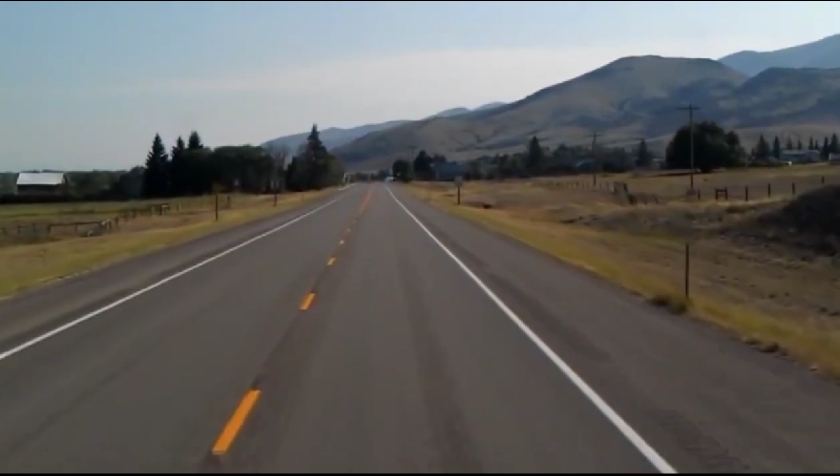
#> input picture self_driving/lane1.png, 1679 x 951 px (shown at 1/2 size)
$ python lane.py
#> lines starting #> are read from the running program, lines starting #| are printed output that depends on the picture; after the words box and inside, x2 and y2 are one past the last pixel; in counts of white or black regions, pixels touching at a corner belong together
#> further down, image is the input picture: shape (951, 1679, 3); mean B, G, R 97.3, 99.7, 100.9
import cv2
import numpy as np

def canny(image):
    gray = cv2.cvtColor(image, cv2.COLOR_RGB2GRAY)
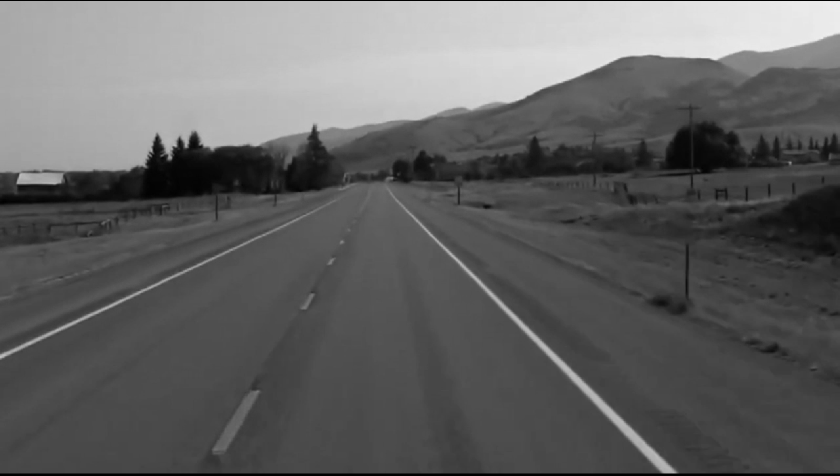
#> gray: shape (951, 1679) (shown at 1/2 size); min 0, max 240, mean 99.1
    blur = cv2.GaussianBlur(gray, (5, 5), 0)
    canny = cv2.Canny(blur, 50, 120)
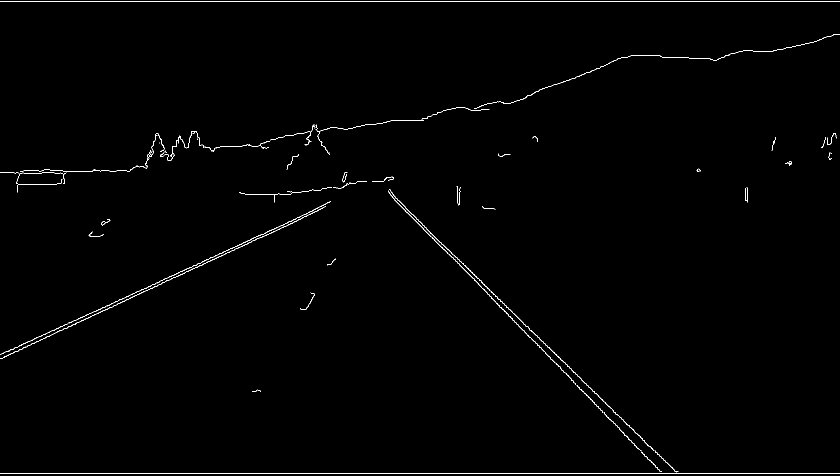
#> canny: shape (951, 1679) (shown at 1/2 size); 0.69% white in thin lines or dots
    return canny

def display_line(image, lines):
    line_image = np.zeros_like(image)
    if lines is not None:
        for line in lines:
            x1, y1, x2, y2= line.reshape(4)
            cv2.line(line_image, (x1, y1), (x2, y2), (255, 0, 0), 10)
    return line_image

def region_of_interest(image):
    height = image.shape[0]
#> height = 951

    # Define polygon as a numpy array with explicit int32 data type
    # Make sure it's a 3D array: [number of polygons][number of points][x,y]
    polygons = np.array([
        [[200, height], [2000, height], [550, 250]]
    ], dtype=np.int32)
#> polygons = [[200, 951], [2000, 951], [550, 250]]

    # Create a mask with same dimensions as input image
    mask = np.zeros_like(image)

    # Fill the polygon with white (255)
    # For grayscale, we need a single channel mask
    if len(image.shape) > 2:
        # Color image
        cv2.fillPoly(mask, polygons, (255, 255, 255))
    else:
        # Grayscale image
        cv2.fillPoly(mask, polygons, 255)
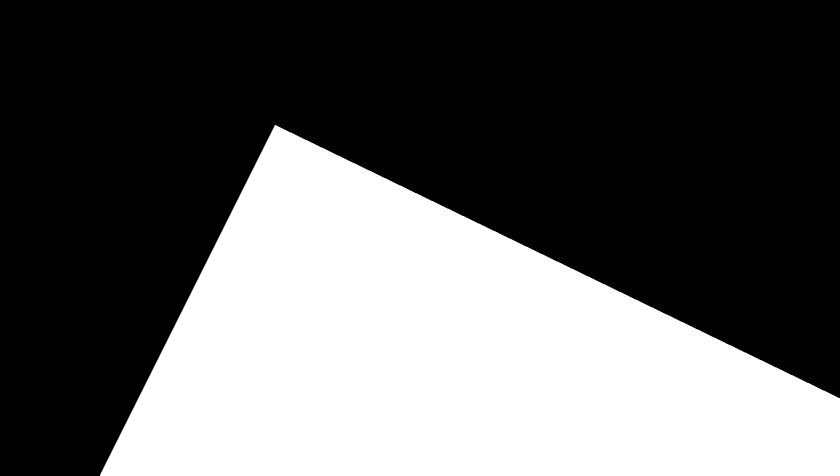
#> mask: shape (951, 1679) (shown at 1/2 size); 38% white; 1 white region, box (x1, y1, x2, y2) and area: (200, 250, 1679, 951) 606065

    # Apply the mask to the original image
    masked_image = cv2.bitwise_and(image, mask)
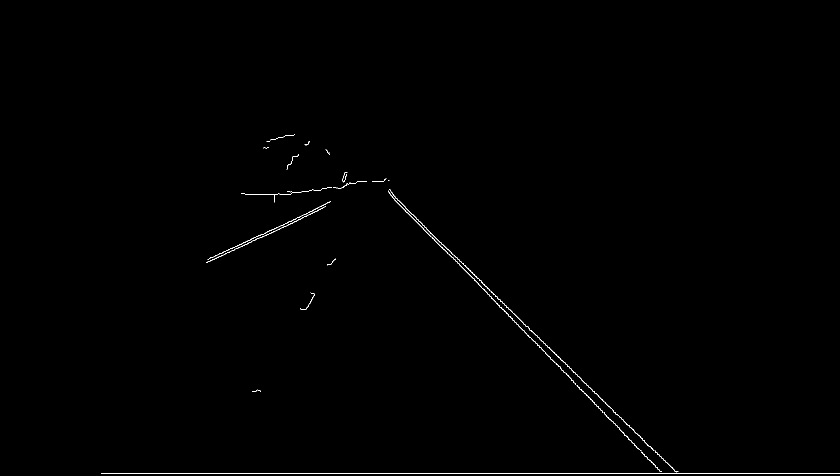
#> masked_image: shape (951, 1679) (shown at 1/2 size); 0.31% white in thin lines or dots, all inside (x1, y1, x2, y2) = (202, 269, 1679, 948)
    return masked_image

# Main execution
try:
    image = cv2.imread("lane1.png")
    if image is None:
        raise Exception("Could not read image file")

    lane_image = np.copy(image)
    canny_image = canny(lane_image)
    cropped_image = region_of_interest(canny_image)
    lines = cv2.HoughLinesP(cropped_image, 2, np.pi/180, 100, np.array([]), minLineLength=40, maxLineGap=5)
#> lines = 16 rows, first 6: [202, 946, 1678, 946], [957, 569, 1058, 674], [1163, 760, 1289, 882], [1154, 770, 1322, 943], [945, 547, 1176, 771], [810, 415, 855, 459]
    line_image = display_line(lane_image, lines)
#> the loop in display_line, `for line in lines:` made 16 passes
#> (x1, y1, x2, y2) on passes 1 to 12: (202, 946, 1678, 946), (957, 569, 1058, 674), (1163, 760, 1289, 882), (1154, 770, 1322, 943), (945, 547, 1176, 771), (810, 415, 855, 459), (1048, 661, 1231, 850), (413, 525, 634, 422), (789, 400, 982, 593), (415, 519, 635, 416), (844, 449, 1031, 630), (1234, 853, 1320, 942)
#> after the loop in display_line, `for line in lines:`:
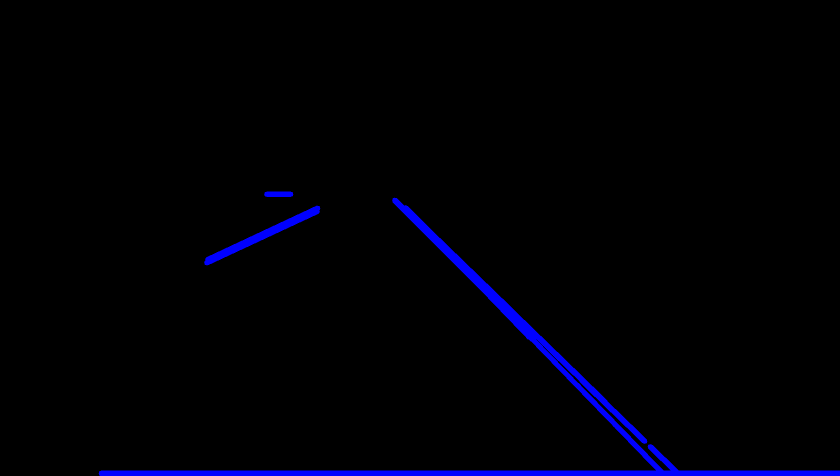
#> line_image: shape (951, 1679, 3) (shown at 1/2 size); mean of channels 0, 1, 2 5.6, 0, 0; drawn as B, G, R

    # Test the region_of_interest function directly
    cv2.imshow("result", cropped_image)
    cv2.waitKey(0)
    cv2.destroyAllWindows()

except Exception as e:
    print(f"Error: {e}")
